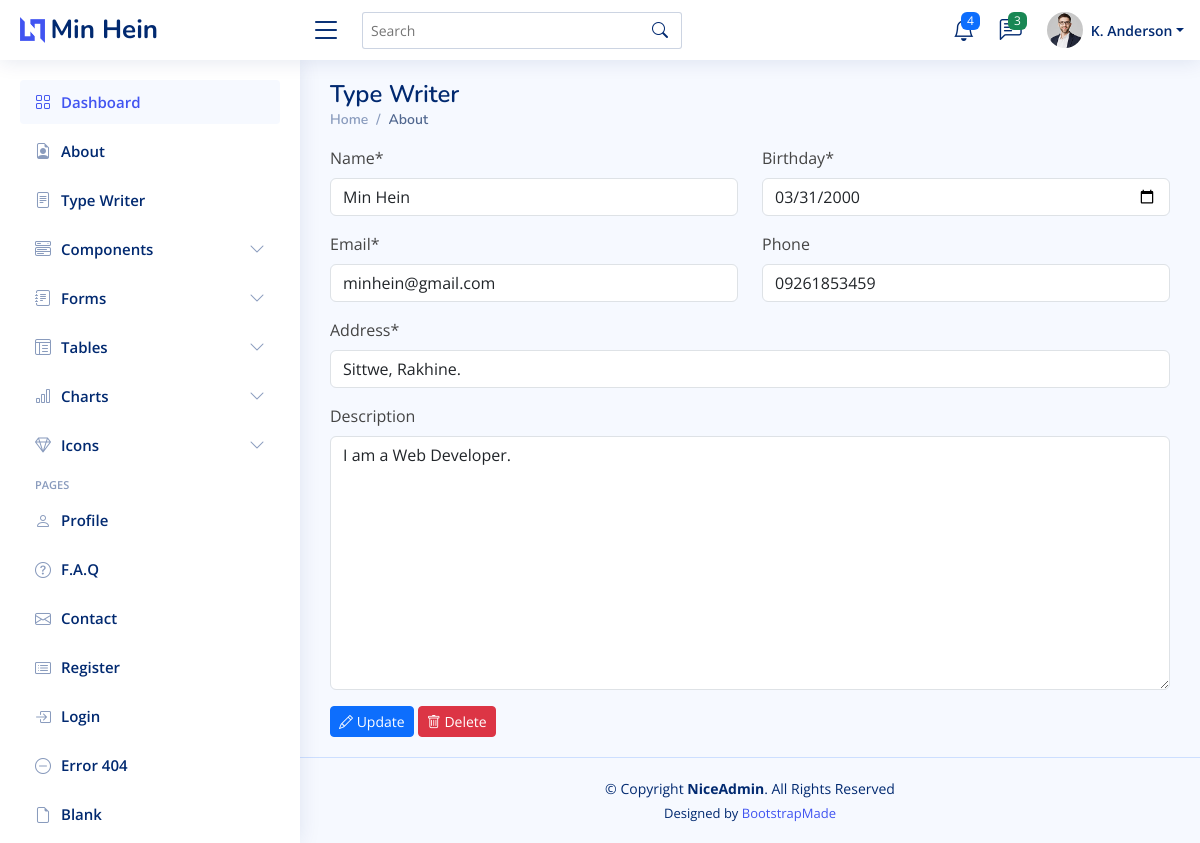
Before: /dashboard/about/ with the older database file.
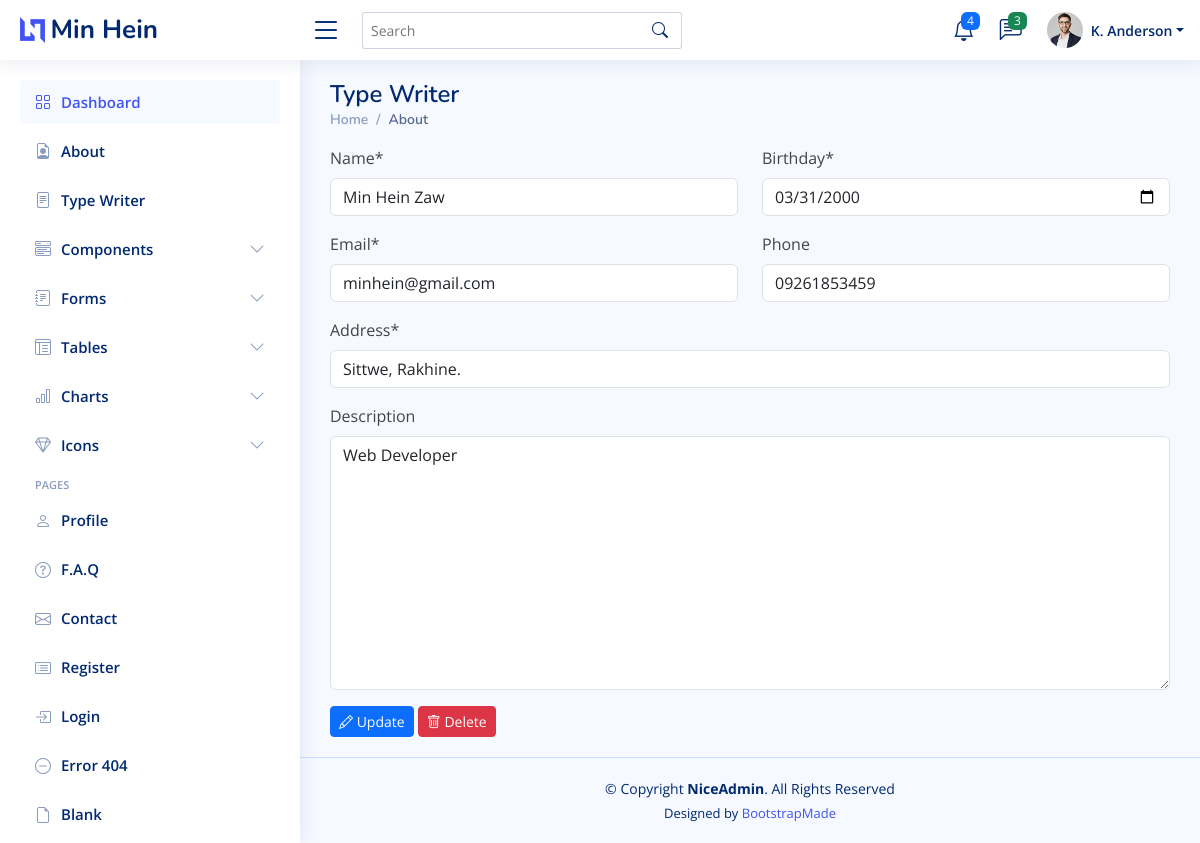
After: the same page with the newer database file.
### dashboard/models.py (models this page shows, shortened)
class About(models.Model):
    name = models.CharField(max_length=50, null=True)
    birthday = models.DateField(null=True)
    email = models.EmailField(null=True)
    phone = models.CharField(max_length=15, null=True, blank=True)
    address = models.CharField(max_length=200, null=True)
    description = RichTextUploadingField(null=True, blank=True)
    created_at = models.DateTimeField(auto_now=True)
    updated_at = models.DateTimeField(auto_now_add=True)
    slug = models.SlugField(max_length=255, null=False,blank=True,unique=True,editable=False,)

### dashboard/views.py (the view)
# urls.py: path('about/', views.about, name="about"),
def about(request):
    forms = AboutForm()
    about = About.objects.first()
    if not about:
        if request.method == "POST":
            form = AboutForm(request.POST)
            if form.is_valid():
                form.save()
                messages.success(request, 'About Has been added successfully!')
                return redirect('about')
        context = {'forms':forms, 'about':about}
        return render(request, 'dashboard/about/about.html', context)
    else:
        about = About.objects.latest('id')
        forms = AboutForm(instance=about)
        if request.method == "POST":
            form = AboutForm(request.POST, instance=about)
            if form.is_valid():
                form.save()
                messages.success(request, 'About {} has been updated successfully!'.format(about.name))
                return redirect('about')
        context = {'about':about, 'forms':forms}
        return render(request, 'dashboard/about/about.html', context)

### dashboard/forms.py
class AboutForm(forms.ModelForm):
    class Meta:
        model = About
        fields = "__all__"
        widgets = {
            'name':forms.TextInput(attrs=({'placeholder':'Enter Your Name..'})),
            'birthday':forms.DateInput(attrs=({'type':'date'})),
            'email':forms.EmailInput(attrs=({'placeholder':'Enter Your Email..'})),
            'phone':forms.TextInput(attrs=({'placeholder':'Enter Your Phone..'})),
            'address':forms.TextInput(attrs=({'placeholder':'Enter Your Address..'})),
            'description':forms.Textarea(attrs=({'placeholder':'Enter Your Description..'})),
        }

### dashboard/templates/dashboard/about/about.html (shortened to what this page needs)
{% extends 'dashboard/main.html' %}
{% load crispy_forms_tags %}
{% block content %}
<div class="pagetitle">
    <h1>Type Writer</h1>
    <nav>
      <ol class="breadcrumb">
        <li class="breadcrumb-item"><a href="{% url 'dashboard' %}">Home</a></li>
        <li class="breadcrumb-item active">About</li>
      </ol>
    </nav>
  </div>
  {% if not about %}
    <form action="" method="post">
         {% csrf_token %}
         <div class="row">
            <div class="col-md-6">
                {{ forms.name|as_crispy_field }}
            </div>
            <div class="col-md-6">
                {{ forms.birthday|as_crispy_field }}
            </div>
            <div class="col-md-6">
                {{ forms.email|as_crispy_field }}
            </div>
            <div class="col-md-6">
                {{ forms.phone|as_crispy_field }}
            </div>
         </div>
         {{ forms.address|as_crispy_field }}
         {{forms.media}}
         {{ forms.description|as_crispy_field }}
         <button type="submit" class="btn btn-primary btn-sm">
          <i class="bi bi-plus-circle"></i> Create</button>
    </form>
  {% else %}
    <form action="" method="post">
      <div class="row">
        <div class="col-md-6">
            {{ forms.name|as_crispy_field }}
        </div>
        <div class="col-md-6">
            {{ forms.birthday|as_crispy_field }}
        </div>
        <div class="col-md-6">
            {{ forms.email|as_crispy_field }}
        </div>
        <div class="col-md-6">
            {{ forms.phone|as_crispy_field }}
        </div>
      </div>
      {{ forms.address|as_crispy_field }}
      {{ forms.description|as_crispy_field }}
      <button type="submit" class="btn btn-primary btn-sm">
        <i class="bi bi-pencil"></i> Update
      </button>
      <a href="{% url 'about_delete' about.slug %}" class="btn btn-danger btn-sm">
        <i class="bi bi-trash"></i> Delete</a>
    </form>
  {% endif %}
{% endblock content %}

Changed rows visible on the page:
removed About: name "Min Hein", birthday "03/31/2000", email "minhein@gmail.com", phone "09261853459", address "Sittwe, Rakhine.", description "I am a Web Developer."
added About: name "Min Hein Zaw", birthday "03/31/2000", email "minhein@gmail.com", phone "09261853459", address "Sittwe, Rakhine.", description "Web Developer"
